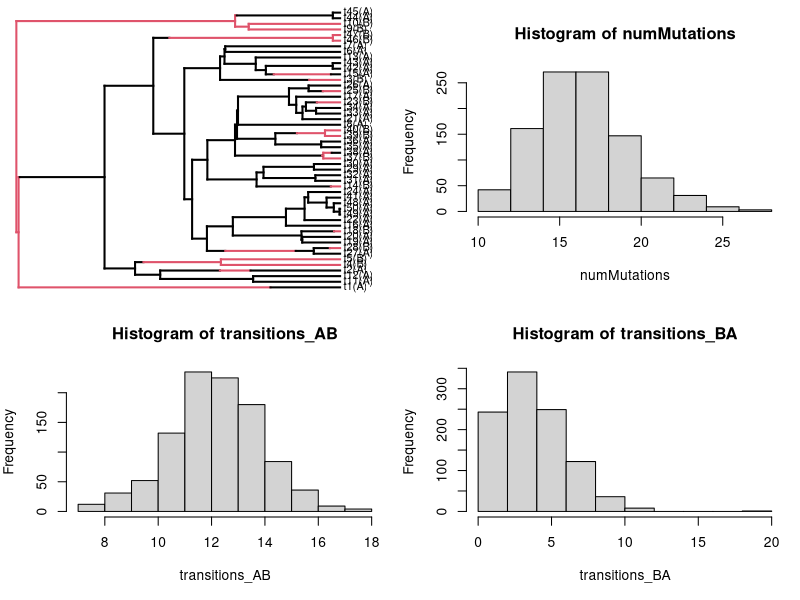

Recreate this plot in R.
###################################################################################################
###################################################################################################
###################################################################################################

## This code simulates stochastic character mappings on a fixed phylogenetic tree.
## In the real world, we would be given a phylogeny with tip data (diets of finches, geographic location
##  of influenza, etc.). The goal would be to estimate quantities like the number of changes, the timing
##  of changes, whether one trait is ancestral to the rest, and so on. This would involve fitting models 
##  to estimate the stochastic rate matrix describing discrete state changes, as well as the root states.

## In this code, we are going to start by exploring how we would interpret estimates. This involves simulating 
##  character mappings on the phylogeny using the true values of the Markov chain model, and our goal is
##  to see if we can count the number of state changes, describe timing of changes, etc.

## Once we have a feel for how the model works, we will then try to do the harder task of fitting it to data.

###################################################################################################
###################################################################################################
###################################################################################################

## clear out the console:
rm(list=ls())

# load in the package for stochastic character mapping:
library(phytools)


# Set the number of stochastic character mappings to simulate:
nsim = 1000

# Create a tree: (could modify this to load in a tree as well)
tree <- pbtree(n=50, scale=1)

# Specify a transition rate matrix for two states (A and B). 
## In practice, we would want to estimate this from data. Let's pretend we've done that step,
##  and this can be taken as known without error:
Q <- matrix(c(-1,1,
              1,-1),2,2)
rownames(Q) <- colnames(Q) <- c("A","B")

# We can scale down Q to have fewer transitions (for illustrative purposes)
Q <- Q/1

# Simulate tip states on the tree using our stochastic rate matrix Q.
## In practice, this would be observed in data, and in many instances we could assume it is
##  observed without error. For our purposes here, we simulate tip states from the model:
tip_states <- sim.Mk(tree, Q)

# How many of each state do we oberve?
table(tip_states)

# Simulate stochastic character maps nsim times using the tree, tip states, and our Q matrix:
# Note: don't set model=Q, otherwise that just re-estimates Q. Need to specify Q=Q in the make.simmap call.

### We simulate from the root to the tips. We have to specify an initial condition at the root:
Pi <- c(.5,.5)

# Run the sims!
sims <- make.simmap(tree, tip_states, Q=Q, pi=Pi, nsim=nsim)

# Uncomment this to visualize the different character mappings:
#par(mfrow=c(1,1))
#for(i in 1:nsim){
#	plot(sims[[i]])
#	Sys.sleep(.0002)
#}

# Let's start by summarizing the number of mutations that happen across the whole tree:
counts <- lapply(sims, countSimmap)
numMutations <- sapply(counts, function(x) x$N)
transitions <- lapply(counts, function(x)x$Tr)
transitions_AB <- sapply(transitions, function(x) x[1,2])
transitions_BA <- sapply(transitions, function(x) x[2,1])



### plot an example character mapped tree, and histograms of number of mutations 
sim = sims[[1]]
#  overall, and by type
par(mfrow=c(2,2))
## plot the character mapped tree
sim$tip.label <- paste(sim$tip.label, "(", tip_states, ")", sep="")
plotSimmap(sim, fsize = 0.8)
## plottig make.simmap objects messes up margins, let's reset these:
par(mar=c(5,4,4,1))
## histogram of total mutations:
hist(numMutations)
## histogram of mutations A -> B
hist(transitions_AB)
## histogram of mutations B -> A
hist(transitions_BA)

#### Exercises:

# 1. Try changing the initial condition at the root (Pi, also called the "root prior") to see how results change
# 2. Look at the logL values in the sims. What do you think that describes?
# 	In particular, do you think the reported logL is 
#		P(tip data | Q),
#		or
#		P(tip data, character mapping | Q)?
# 2.a. Create a new sims list, replacing Q with jitter(Q). What do you notice about the logL values?
# 2.b. Create a new sims list, replacing Pi with different values. What do you notice about the logL values in this case?
# 3. In light of the previous questions, can you figure out what the form of the log-likelihood is for make.simmap? (is it actually a likelihood, or is it a conditional likelihood?)
#	That is, do you think the form of the log-likelihood is
#	P(tip data | Q) or P(tip data | Q, Pi) ?
# 4. Calculate the log-likelihood of the tip data on the tree under the assumed Q matrix. Compare the log-likelihood reported from ace with the log-likelihood returned by make.simmap. What do you notice?
# 5. Do ace and make.simmap use the same log-likelihood? If not, what is the key difference? Use ?ace and ?make.simmap in your investigation.
